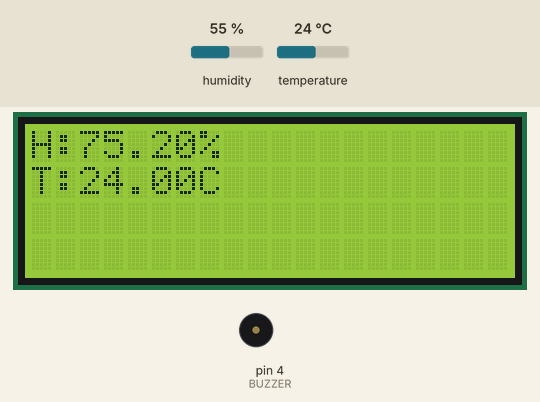
Simulated run of this sketch. Board: Arduino Uno, built with avr-gcc and run on an emulated ATmega328P. On the bench: 20×4 character LCD, buzzer (waves = sounding). The inputs (shaded band) are chosen by the test bench; at power-on: temperature 24 °C, humidity 55 %. What the sketch prints to the serial monitor is not drawn.

Above: at 2.7 s.
2.8 s: temperature set to 12 °C
At 5.1 s:
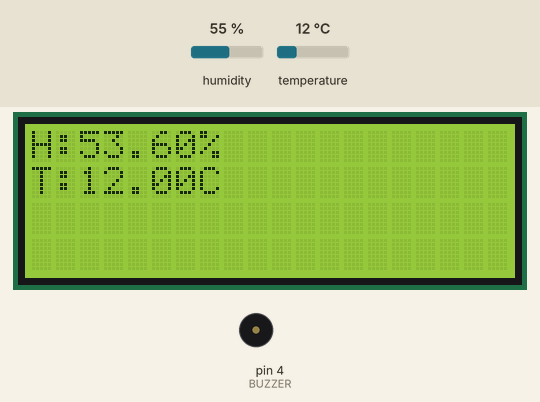
6.1 s: temperature set to 19 °C
At 7.5 s:
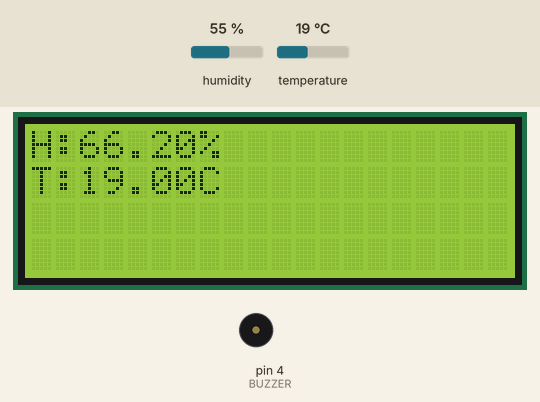
9.1 s: temperature set to 28 °C
At 11.2 s:
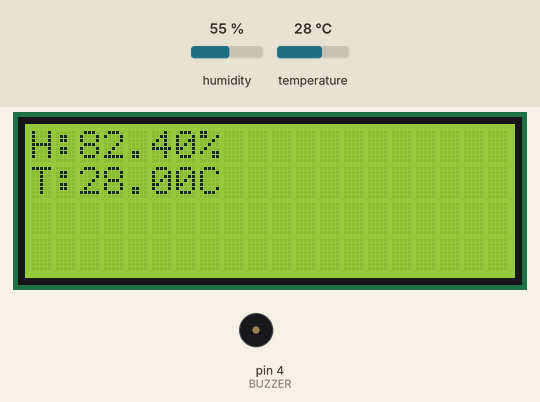
Timing chart, 0 to 18.2 s (numbered marks = the images above; inputs shaded):
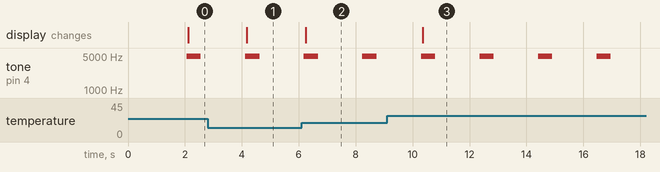

The sketch:

lcm1602_DHT11.ino
```cpp
#include "DHT.h"
#include <Wire.h>
#include <LiquidCrystal_I2C.h>

#define DHTPIN 2
#define BUZZER 4

#define DHTTYPE DHT11   // DHT 11
//#define DHTTYPE DHT22   // DHT 22  (AM2302), AM2321
//#define DHTTYPE DHT21   // DHT 21 (AM2301)

LiquidCrystal_I2C lcd(0x27,20,4);  // set the LCD address to 0x27 for a 16 chars and 2 line display
DHT dht(DHTPIN, DHTTYPE);

void setup() {
  Serial.begin(9600);
  pinMode(DHTPIN, INPUT);
  pinMode(BUZZER, OUTPUT);
  //dht要初始化
  dht.begin();
  //lcd要初始化
  lcd.init();
}

void loop() {
  //DHT11速度慢，隔2秒讀一次
  delay(2000);

  //響一聲
  tone(BUZZER, 4978, 500);


  // Reading temperature or humidity takes about 250 milliseconds!
  // Sensor readings may also be up to 2 seconds 'old' (its a very slow sensor)
  float h = dht.readHumidity();
  // Read temperature as Celsius (the default)
  float t = dht.readTemperature();
  // Read temperature as Fahrenheit (isFahrenheit = true)
  float f = dht.readTemperature(true);

  // Check if any reads failed and exit early (to try again).
  if (isnan(h) || isnan(t) || isnan(f)) {
    Serial.println(F("Failed to read from DHT sensor!"));
    return;
  }

  // Compute heat index in Fahrenheit (the default)
  float hif = dht.computeHeatIndex(f, h);
  // Compute heat index in Celsius (isFahreheit = false)
  float hic = dht.computeHeatIndex(t, h, false);

  Serial.print(F("Humidity: "));
  Serial.print(h);
  Serial.print(F("%  Temperature: "));
  Serial.print(t);
  Serial.print(F("°C "));
  Serial.print(f);
  Serial.print(F("°F  Heat index: "));
  Serial.print(hic);
  Serial.print(F("°C "));
  Serial.print(hif);
  Serial.println(F("°F"));

  lcd.backlight();
  lcd.setCursor(0,0);
  lcd.print("H:"+String(f)+"%");
  lcd.setCursor(0,1);
  lcd.print("T:"+String(t)+"C");
}
```

Measured:
- after the input at 2.8 s, the display: changes after 1.4 s (image 1)
- after the input at 6.1 s, the display: changes after 0.14 s (image 2)
- after the input at 9.1 s, the display: changes after 1.3 s (image 3)
- by itself, tone on pin 4 (BUZZER): alternates 4978 Hz for 0.50 s and silent for 1.6 s
